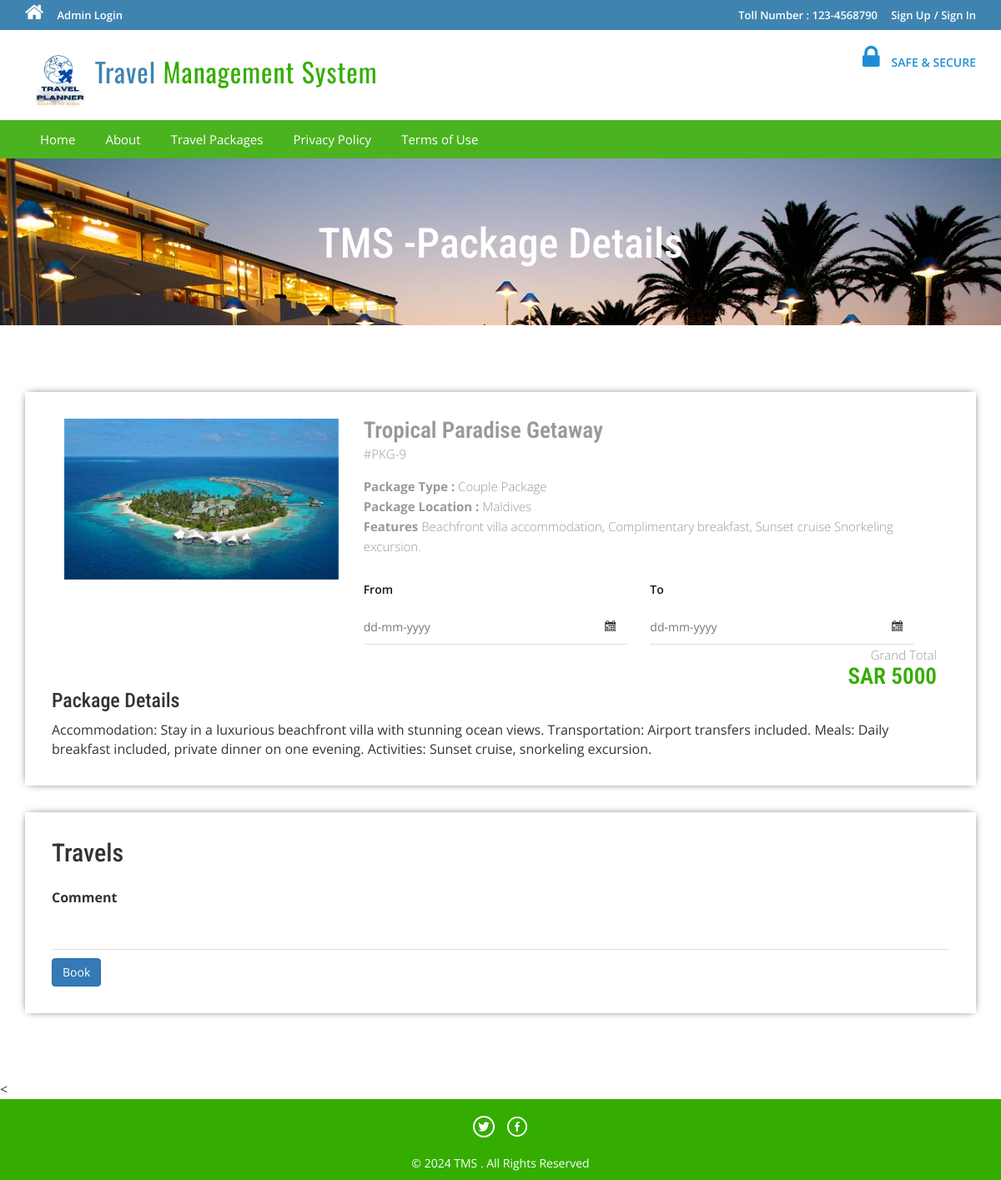
The app's page /tms/package-details.php?pkgid=9 with its own data.
### tables this page shows
CREATE TABLE `tbltourpackages` (
  `PackageId` int(11) NOT NULL,
  `PackageName` varchar(200) DEFAULT NULL,
  `PackageType` varchar(150) DEFAULT NULL,
  `PackageLocation` varchar(100) DEFAULT NULL,
  `PackagePrice` int(11) DEFAULT NULL,
  `PackageFetures` varchar(255) DEFAULT NULL,
  `PackageDetails` mediumtext DEFAULT NULL,
  `PackageImage` varchar(100) DEFAULT NULL,
  `Creationdate` timestamp NULL DEFAULT current_timestamp(),
  `UpdationDate` timestamp NULL DEFAULT NULL ON UPDATE current_timestamp()
);

### tms/package-details.php (the view, shortened to what this page needs)
<?php
include ('includes/config.php');
?>
<!DOCTYPE HTML>
<html>
<head>
	<link href="css/bootstrap.css" rel='stylesheet' type='text/css' />
	<link href="css/style.css" rel='stylesheet' type='text/css' />
	<link href="css/font-awesome.css" rel="stylesheet">
	<link href="css/animate.css" rel="stylesheet" type="text/css" media="all">
	<link rel="stylesheet" href="css/jquery-ui.css" />
</head>
<body>
	<?php include ('includes/header.php'); ?>
	<div class="banner-3">
		<div class="container">
			<h1 class="wow zoomIn animated animated" data-wow-delay=".5s"
				style="visibility: visible; animation-delay: 0.5s; animation-name: zoomIn;"> TMS -Package Details</h1>
		</div>
	</div>
	<div class="selectroom">
		<div class="container">
			<?php
			$pid = intval($_GET['pkgid']);
			$sql = "SELECT * from tbltourpackages where PackageId=:pid";
			$query = $dbh->prepare($sql);
			$query->bindParam(':pid', $pid, PDO::PARAM_STR);
			$query->execute();
			$results = $query->fetchAll(PDO::FETCH_OBJ);
			if ($query->rowCount() > 0) {
				foreach ($results as $result) { ?>
					<form name="book" method="post">
						<div class="selectroom_top">
							<div class="col-md-4 selectroom_left wow fadeInLeft animated" data-wow-delay=".5s">
								<img src="admin/pacakgeimages/<?php echo htmlentities($result->PackageImage); ?>"
									class="img-responsive" alt="">
							</div>
							<div class="col-md-8 selectroom_right wow fadeInRight animated" data-wow-delay=".5s">
								<h2><?php echo htmlentities($result->PackageName); ?></h2>
								<p class="dow">#PKG-<?php echo htmlentities($result->PackageId); ?></p>
								<p><b>Package Type :</b> <?php echo htmlentities($result->PackageType); ?></p>
								<p><b>Package Location :</b> <?php echo htmlentities($result->PackageLocation); ?></p>
								<p><b>Features</b> <?php echo htmlentities($result->PackageFetures); ?></p>
								<div class="ban-bottom">
									<div class="bnr-right">
										<label class="inputLabel">From</label>
										<input class="date" id="datepicker" type="text" placeholder="dd-mm-yyyy" name="fromdate"
											required="">
									</div>
									<div class="bnr-right">
										<label class="inputLabel">To</label>
										<input class="date" id="datepicker1" type="text" placeholder="dd-mm-yyyy" name="todate"
											required="">
									</div>
								</div>
								<div class="grand">
									<p>Grand Total</p>
								<h3>SAR <?php echo htmlentities($result->PackagePrice); ?></h3>
								</div>
							</div>
							<h3>Package Details</h3>
							<p style="padding-top: 1%"><?php echo htmlentities($result->PackageDetails); ?> </p>
						</div>
						<div class="selectroom_top">
							<h2>Travels</h2>
							<div class="selectroom-info animated wow fadeInUp animated" data-wow-duration="1200ms"
								data-wow-delay="500ms"
								style="visibility: visible; animation-duration: 1200ms; animation-delay: 500ms; animation-name: fadeInUp; margin-top: -70px">
								<ul>
									<li class="spe">
										<label class="inputLabel">Comment</label>
										<input class="special" type="text" name="comment" required="">
									</li>
									<?php if ($_SESSION['login']) { ?>
										<li class="spe" align="center">
											<button type="submit" name="submit2" class="btn-primary btn">Book</button>
										</li>
									<?php } else { ?>
										<li class="sigi" align="center" style="margin-top: 1%">
											<a href="#" data-toggle="modal" data-target="#myModal4" class="btn-primary btn">
												Book</a>
										</li>
									<?php } ?>
								</ul>
							</div>
						</div>
					</form>
				<?php }
			} ?>
		</div>
	</div>
	<
		<?php include ('includes/footer.php'); ?>
</body>
</html>

### records on screen
tbltourpackages: PackageImage (picture), PackageName "Tropical Paradise Getaway", PackageId "9", PackageType "Couple Package", PackageLocation "Maldives", PackageFetures "Beachfront villa accommodation, Complimentary breakfast, Sunset cruise Snorkeling excursion.", PackagePrice "5000", PackageDetails "Accommodation: Stay in a luxurious beachfront villa with stunning ocean views. Transportation: Airport transfers included. Meals: Daily breakfast included, private dinner on one evening. Activities: Sunset cruise, snorkeling excursion."
